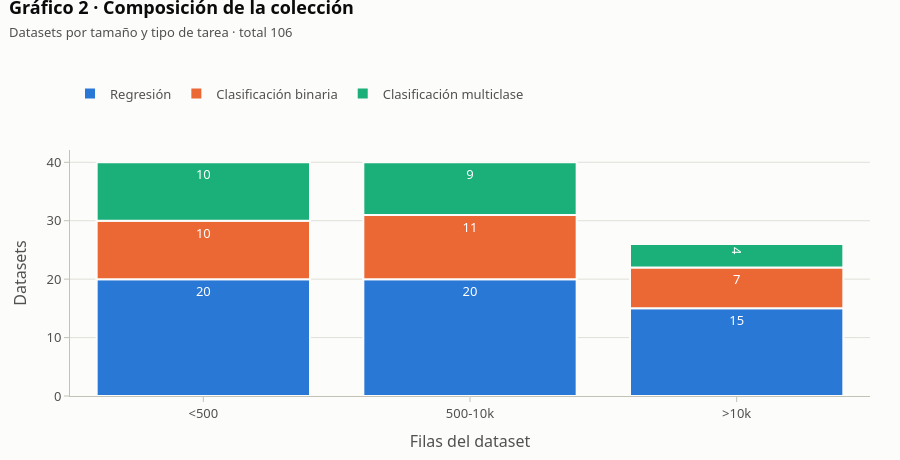

Notebook source saved alongside this figure:
### Markdown cell above
**Gráfico 2 y tabla — ¿Está equilibrada?** Cuántos datasets hay de cada tamaño y tipo de
tarea, y de qué fuente sale cada uno. Comprueba que ningún régimen domina la muestra.

### Code cell
recuento = (datasets.groupby(["banda_filas", "tarea"]).size().rename("n").reset_index())
fig = px.bar(
    recuento, x="banda_filas", y="n", color="tarea", text="n",
    category_orders={"banda_filas": BANDAS_FILAS, "tarea": list(TAREAS.values())},
    color_discrete_sequence=[AZUL, NARANJA, AQUA],
    labels={"banda_filas": "Filas del dataset", "n": "Datasets", "tarea": "Tarea"},
)
fig.update_traces(textposition="inside", textfont_color="white",
                  marker_line=dict(width=2, color=FONDO))
estilo(fig, "Gráfico 2 · Composición de la colección",
       f"Datasets por tamaño y tipo de tarea · total {len(datasets)}").show()

pd.crosstab(datasets.fuente, datasets.tarea, margins=True, margins_name="Total")

### Figure 1 — Plotly figure (JSON) as saved in the notebook; plotly's stock layout.template omitted (floating-point values rounded to 4 significant figures)
{"data": [{"hovertemplate": "Tarea=Regresión<br>Filas del dataset=%{x}<br>Datasets=%{text}<extra></extra>", "legendgroup": "Regresión", "marker": {"color": "#2a78d6", "line": {"color": "#fcfcfb", "width": 2}, "pattern": {"shape": ""}}, "name": "Regresión", "orientation": "v", "showlegend": true, "text": [20.0, 20.0, 15.0], "textfont": {"color": "white"}, "textposition": "inside", "type": "bar", "x": ["500-10k", "<500", ">10k"], "xaxis": "x", "y": [20, 20, 15], "yaxis": "y"}, {"hovertemplate": "Tarea=Clasificación binaria<br>Filas del dataset=%{x}<br>Datasets=%{text}<extra></extra>", "legendgroup": "Clasificación binaria", "marker": {"color": "#eb6834", "line": {"color": "#fcfcfb", "width": 2}, "pattern": {"shape": ""}}, "name": "Clasificación binaria", "orientation": "v", "showlegend": true, "text": [11.0, 10.0, 7.0], "textfont": {"color": "white"}, "textposition": "inside", "type": "bar", "x": ["500-10k", "<500", ">10k"], "xaxis": "x", "y": [11, 10, 7], "yaxis": "y"}, {"hovertemplate": "Tarea=Clasificación multiclase<br>Filas del dataset=%{x}<br>Datasets=%{text}<extra></extra>", "legendgroup": "Clasificación multiclase", "marker": {"color": "#1baf7a", "line": {"color": "#fcfcfb", "width": 2}, "pattern": {"shape": ""}}, "name": "Clasificación multiclase", "orientation": "v", "showlegend": true, "text": [9.0, 10.0, 4.0], "textfont": {"color": "white"}, "textposition": "inside", "type": "bar", "x": ["500-10k", "<500", ">10k"], "xaxis": "x", "y": [9, 10, 4], "yaxis": "y"}], "layout": {"barmode": "relative", "font": {"color": "#0b0b0b", "family": "system-ui, -apple-system, 'Segoe UI', sans-serif", "size": 13}, "height": 460, "hoverlabel": {"bgcolor": "white", "font": {"family": "system-ui, -apple-system, 'Segoe UI', sans-serif", "size": 13}}, "legend": {"font": {"color": "#52514e"}, "orientation": "h", "title": {}, "tracegroupgap": 0, "x": 0, "y": 1.168, "yanchor": "bottom"}, "margin": {"b": 60, "l": 70, "r": 30, "t": 150}, "paper_bgcolor": "#fcfcfb", "plot_bgcolor": "#fcfcfb", "title": {"text": "<b>Gráfico 2 · Composición de la colección</b><br><span style='font-size:13px;color:#52514e'>Datasets por tamaño y tipo de tarea · total 106</span>", "x": 0.01, "xanchor": "left", "y": 0.97, "yanchor": "top"}, "xaxis": {"anchor": "y", "categoryarray": ["<500", "500-10k", ">10k"], "categoryorder": "array", "domain": [0, 1], "linecolor": "#c3c2b7", "showgrid": false, "tickcolor": "#c3c2b7", "tickfont": {"color": "#52514e"}, "title": {"font": {"color": "#52514e"}, "text": "Filas del dataset"}}, "yaxis": {"anchor": "x", "domain": [0, 1], "gridcolor": "#e1e0d9", "linecolor": "#c3c2b7", "showgrid": true, "tickcolor": "#c3c2b7", "tickfont": {"color": "#52514e"}, "title": {"font": {"color": "#52514e"}, "text": "Datasets"}}}}
